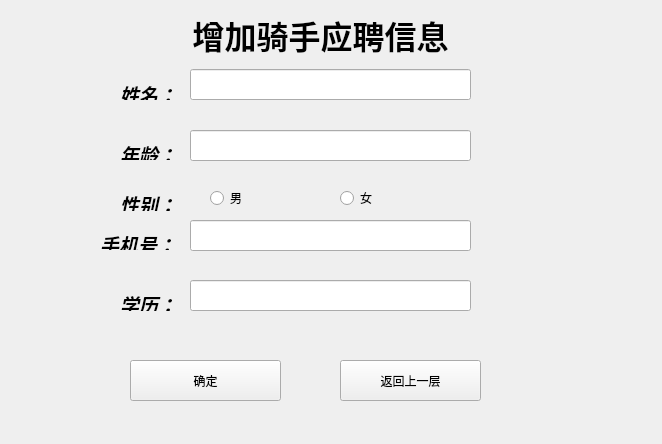
<?xml version="1.0" encoding="UTF-8"?>
<ui version="4.0">
 <class>AddUser</class>
 <widget class="QWidget" name="AddUser">
  <property name="geometry">
   <rect>
    <x>0</x>
    <y>0</y>
    <width>662</width>
    <height>444</height>
   </rect>
  </property>
  <property name="windowTitle">
   <string>Form</string>
  </property>
  <widget class="QLineEdit" name="EduLineEdit">
   <property name="geometry">
    <rect>
     <x>190</x>
     <y>280</y>
     <width>281</width>
     <height>31</height>
    </rect>
   </property>
  </widget>
  <widget class="QLabel" name="PhoneLabel">
   <property name="geometry">
    <rect>
     <x>100</x>
     <y>230</y>
     <width>71</width>
     <height>20</height>
    </rect>
   </property>
   <property name="text">
    <string>&lt;html&gt;&lt;head/&gt;&lt;body&gt;&lt;p&gt;&lt;span style=&quot; font-size:14pt; font-weight:600; font-style:italic;&quot;&gt;手机号：&lt;/span&gt;&lt;/p&gt;&lt;/body&gt;&lt;/html&gt;</string>
   </property>
  </widget>
  <widget class="QLineEdit" name="PhoneLineEdit">
   <property name="geometry">
    <rect>
     <x>190</x>
     <y>220</y>
     <width>281</width>
     <height>31</height>
    </rect>
   </property>
  </widget>
  <widget class="QLineEdit" name="AgeLineEdit">
   <property name="geometry">
    <rect>
     <x>190</x>
     <y>130</y>
     <width>281</width>
     <height>31</height>
    </rect>
   </property>
  </widget>
  <widget class="QLabel" name="AgeLabel">
   <property name="geometry">
    <rect>
     <x>120</x>
     <y>140</y>
     <width>61</width>
     <height>20</height>
    </rect>
   </property>
   <property name="text">
    <string>&lt;html&gt;&lt;head/&gt;&lt;body&gt;&lt;p&gt;&lt;span style=&quot; font-size:14pt; font-weight:600; font-style:italic;&quot;&gt;年龄：&lt;/span&gt;&lt;/p&gt;&lt;/body&gt;&lt;/html&gt;</string>
   </property>
  </widget>
  <widget class="QLabel" name="TitleLabel">
   <property name="geometry">
    <rect>
     <x>180</x>
     <y>10</y>
     <width>281</width>
     <height>51</height>
    </rect>
   </property>
   <property name="text">
    <string>&lt;html&gt;&lt;head/&gt;&lt;body&gt;&lt;p align=&quot;center&quot;&gt;&lt;span style=&quot; font-size:24pt; font-weight:600;&quot;&gt;增加骑手应聘信息&lt;/span&gt;&lt;/p&gt;&lt;/body&gt;&lt;/html&gt;</string>
   </property>
  </widget>
  <widget class="QLineEdit" name="NameLineEdit">
   <property name="geometry">
    <rect>
     <x>190</x>
     <y>69</y>
     <width>281</width>
     <height>31</height>
    </rect>
   </property>
   <property name="styleSheet">
    <string notr="true"/>
   </property>
  </widget>
  <widget class="QLabel" name="NameLabel">
   <property name="geometry">
    <rect>
     <x>120</x>
     <y>80</y>
     <width>61</width>
     <height>20</height>
    </rect>
   </property>
   <property name="text">
    <string>&lt;html&gt;&lt;head/&gt;&lt;body&gt;&lt;p&gt;&lt;span style=&quot; font-size:14pt; font-weight:600; font-style:italic;&quot;&gt;姓名：&lt;/span&gt;&lt;/p&gt;&lt;/body&gt;&lt;/html&gt;</string>
   </property>
  </widget>
  <widget class="QLabel" name="BGRLabel">
   <property name="geometry">
    <rect>
     <x>-10</x>
     <y>0</y>
     <width>671</width>
     <height>451</height>
    </rect>
   </property>
   <property name="styleSheet">
    <string notr="true">border-image: url(:/image/backimage.png);</string>
   </property>
   <property name="text">
    <string/>
   </property>
  </widget>
  <widget class="QPushButton" name="OkBtn">
   <property name="geometry">
    <rect>
     <x>130</x>
     <y>360</y>
     <width>151</width>
     <height>41</height>
    </rect>
   </property>
   <property name="text">
    <string>确定</string>
   </property>
  </widget>
  <widget class="QPushButton" name="returnBtn">
   <property name="geometry">
    <rect>
     <x>340</x>
     <y>360</y>
     <width>141</width>
     <height>41</height>
    </rect>
   </property>
   <property name="text">
    <string>返回上一层</string>
   </property>
  </widget>
  <widget class="QLabel" name="SexLabel">
   <property name="geometry">
    <rect>
     <x>120</x>
     <y>190</y>
     <width>54</width>
     <height>21</height>
    </rect>
   </property>
   <property name="text">
    <string>&lt;html&gt;&lt;head/&gt;&lt;body&gt;&lt;p&gt;&lt;span style=&quot; font-size:14pt; font-weight:600; font-style:italic;&quot;&gt;性别：&lt;/span&gt;&lt;/p&gt;&lt;/body&gt;&lt;/html&gt;</string>
   </property>
  </widget>
  <widget class="QLabel" name="EduLabel">
   <property name="geometry">
    <rect>
     <x>120</x>
     <y>290</y>
     <width>54</width>
     <height>21</height>
    </rect>
   </property>
   <property name="text">
    <string>&lt;html&gt;&lt;head/&gt;&lt;body&gt;&lt;p&gt;&lt;span style=&quot; font-size:14pt; font-weight:600; font-style:italic;&quot;&gt;学历：&lt;/span&gt;&lt;/p&gt;&lt;/body&gt;&lt;/html&gt;</string>
   </property>
  </widget>
  <widget class="QRadioButton" name="maleButton">
   <property name="geometry">
    <rect>
     <x>210</x>
     <y>190</y>
     <width>89</width>
     <height>16</height>
    </rect>
   </property>
   <property name="text">
    <string>男</string>
   </property>
  </widget>
  <widget class="QRadioButton" name="femaleButton">
   <property name="geometry">
    <rect>
     <x>340</x>
     <y>190</y>
     <width>89</width>
     <height>16</height>
    </rect>
   </property>
   <property name="text">
    <string>女</string>
   </property>
  </widget>
  <zorder>BGRLabel</zorder>
  <zorder>EduLineEdit</zorder>
  <zorder>PhoneLabel</zorder>
  <zorder>PhoneLineEdit</zorder>
  <zorder>AgeLineEdit</zorder>
  <zorder>AgeLabel</zorder>
  <zorder>TitleLabel</zorder>
  <zorder>NameLineEdit</zorder>
  <zorder>NameLabel</zorder>
  <zorder>OkBtn</zorder>
  <zorder>returnBtn</zorder>
  <zorder>SexLabel</zorder>
  <zorder>EduLabel</zorder>
  <zorder>maleButton</zorder>
  <zorder>femaleButton</zorder>
 </widget>
 <resources/>
 <connections/>
</ui>
